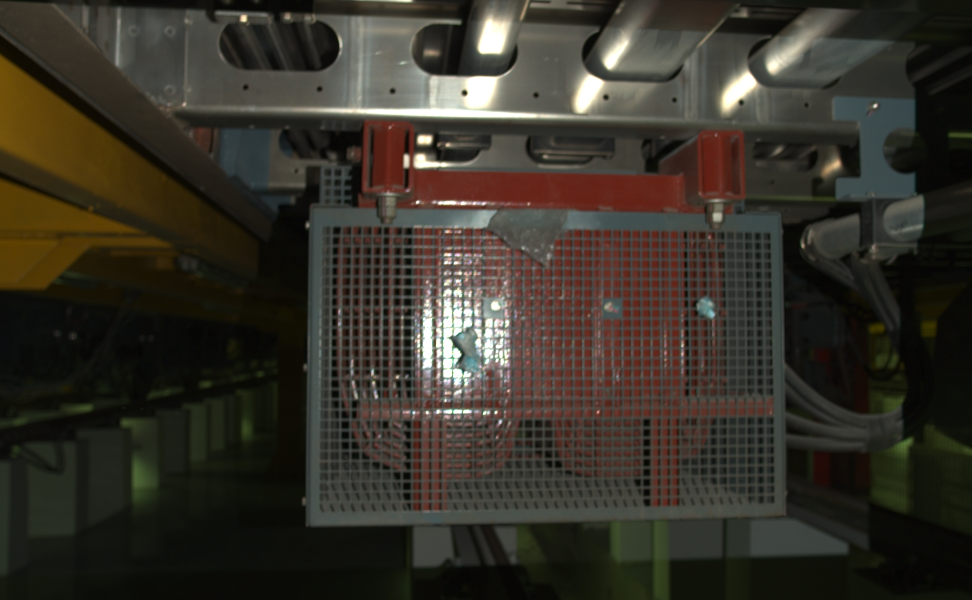
#> input picture lvwang4/test_images/5.jpg, 1944 x 1200 px (shown at 1/2 size)
$ python lw_detect.py   (older library calls are emulated)
#> lines starting #> are read from the running program, lines starting #| are printed output that depends on the picture; after the words box and inside, x2 and y2 are one past the last pixel; in counts of white or black regions, pixels touching at a corner belong together; long printed decimals are rounded
#> further down, img is the input picture: shape (1200, 1944, 3); mean B, G, R 40.9, 50.2, 54.5
import cv2
import numpy as np
import xml.etree.ElementTree as ET
from skimage.measure import compare_ssim
from numpy.linalg import inv
import time

def order_points(pts):
    rect = np.zeros((4, 2), dtype="float32")
    s = pts.sum(axis=1)
    rect[0] = pts[np.argmin(s)]
    rect[2] = pts[np.argmax(s)]
    diff = np.diff(pts, axis=1)
    rect[1] = pts[np.argmin(diff)]
    rect[3] = pts[np.argmax(diff)]
    return rect

def four_point_transform(image, pts):
    rect = order_points(pts)
    (tl, tr, br, bl) = rect
    widthA = np.sqrt(((br[0] - bl[0]) ** 2) + ((br[1] - bl[1]) ** 2))
    widthB = np.sqrt(((tr[0] - tl[0]) ** 2) + ((tr[1] - tl[1]) ** 2))
    maxWidth = max(int(widthA), int(widthB))

    heightA = np.sqrt(((tr[0] - br[0]) ** 2) + ((tr[1] - br[1]) ** 2))
    heightB = np.sqrt(((tl[0] - bl[0]) ** 2) + ((tl[1] - bl[1]) ** 2))
    maxHeight = max(int(heightA), int(heightB))
    dst = np.array([
        [0, 0],
        [maxWidth - 1, 0],
        [maxWidth - 1, maxHeight - 1],
        [0, maxHeight - 1]], dtype="float32")
    M = cv2.getPerspectiveTransform(rect, dst)
    warped = cv2.warpPerspective(image, M, (maxWidth, maxHeight))
    return warped, M


def detect(temp, test, num):
    temp = cv2.cvtColor(temp, cv2.COLOR_BGR2GRAY)
    test = cv2.cvtColor(test, cv2.COLOR_BGR2GRAY)
    w = temp.shape[1]
    h = temp.shape[0]
    res = []
    for i in range(num * num):
        x1 = int(i % num * w / num)
        x2 = int((i % num + 1) * w / num)
        y1 = int(i // num * h / num)
        y2 = int((i // num + 1) * h / num)
        # print(x1, x2, y1, y2)
        img2 = test[y1:y2, x1:x2]
        img1 = temp[y1:y2, x1:x2]
        ssim = compare_ssim(img1, img2, gaussian_weights=True)
        res.append(ssim)
    return res

def function_good_match(des1, des2, delta=0.75):
    bfm = cv2.BFMatcher()
    matches = bfm.knnMatch(des1, des2, k=2)
    good_match = []
    for m1, m2 in matches:
        if m1.distance < delta * m2.distance:
            good_match.append(m1)
    return good_match

def cal(img):
    tmp = cv2.imread('./tmp.jpg')
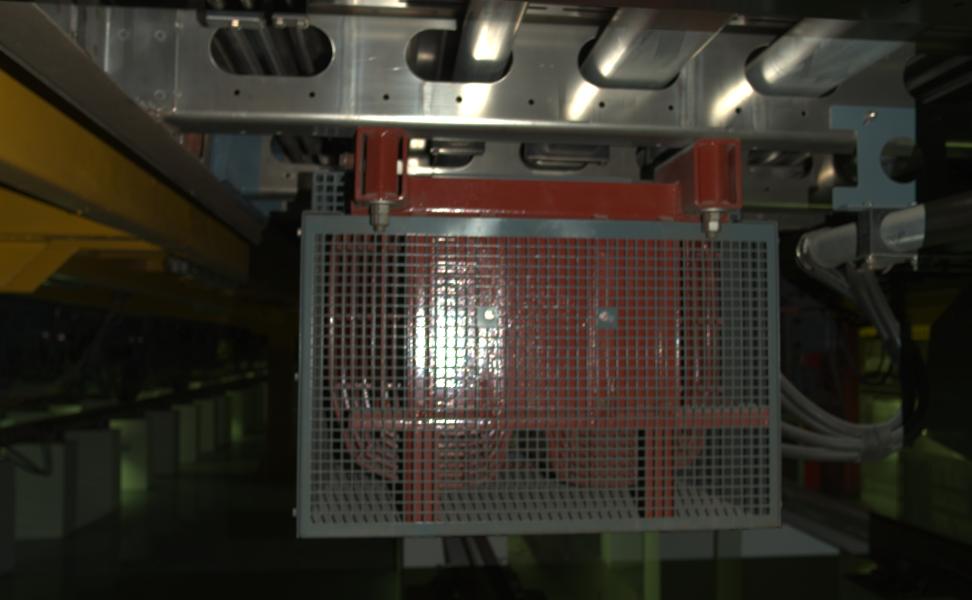
#> input picture lvwang4/tmp.jpg, 1944 x 1200 px (shown at 1/2 size)
#> tmp is the input picture: shape (1200, 1944, 3); mean B, G, R 39.1, 47.6, 51.8
    sift = cv2.SIFT_create()
    kp_tmp, des_tmp = sift.detectAndCompute(tmp, None)
#> kp_tmp = 2562 keypoints; strongest (x, y, size): (835, 287, 16.4), (975, 87, 45), (918, 199, 7.4), (829, 334, 22.5)
    tree = ET.parse('./tmp.xml')
#> (reads lvwang4/tmp.xml from the repository)
    root = tree.getroot()
    for object in root.findall('object'):
        bnd = object.find('bndbox')
        xmin = int(bnd.find('xmin').text)
        ymin = int(bnd.find('ymin').text)
        xmax = int(bnd.find('xmax').text)
        ymax = int(bnd.find('ymax').text)

    tmp2 = tmp[ymin:ymax, xmin:xmax]
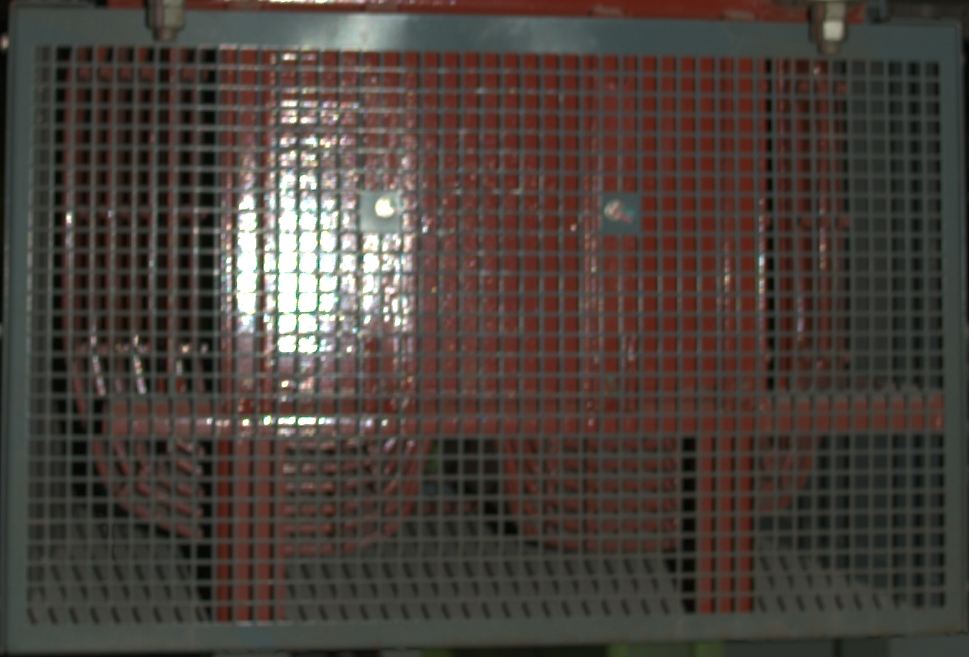
#> tmp2: shape (657, 969, 3); mean B, G, R 58.6, 64.6, 73.4
    print(ymin, ymax, xmin, xmax)
    pts = [[33, 43], [939, 60], [947, 607], [25, 626]]
    tmp2, M = four_point_transform(tmp2, np.array(pts))
#> in order_points, `s = pts.sum(axis=1)`: s = [76, 999, 1554, 651]
#> in order_points, `diff = np.diff(pts, axis=1)`: diff = [10, -879, -340, 601]
#> in four_point_transform, `rect = order_points(pts)`: rect = [[33, 43], [939, 60], [947, 607], [25, 626]]
#> in four_point_transform, `(tl, tr, br, bl) = rect`: tl = [33, 43]; tr = [939, 60]; br = [947, 607]; bl = [25, 626]
#> in four_point_transform, `widthA = np.sqrt(((br[0] - bl[0]) ** 2) + ((br[1] - bl[1]) ** 2))`: widthA = 922.2
#> in four_point_transform, `widthB = np.sqrt(((tr[0] - tl[0]) ** 2) + ((tr[1] - tl[1]) ** 2))`: widthB = 906.2
#> in four_point_transform, `maxWidth = max(int(widthA), int(widthB))`: maxWidth = 922
#> in four_point_transform, `heightA = np.sqrt(((tr[0] - br[0]) ** 2) + ((tr[1] - br[1]) ** 2))`: heightA = 547.1
#> in four_point_transform, `heightB = np.sqrt(((tl[0] - bl[0]) ** 2) + ((tl[1] - bl[1]) ** 2))`: heightB = 583.1
#> in four_point_transform, `maxHeight = max(int(heightA), int(heightB))`: maxHeight = 583
#> in four_point_transform, `dst = np.array([ [0, 0], [maxWidth - 1, 0], [maxWidth - 1, maxHeight -..`: dst = [[0, 0], [921, 0], [921, 582], [0, 582]]
#> in four_point_transform, `M = cv2.getPerspectiveTransform(rect, dst)`: M = [[0.953, 0.0131, -32.02], [-0.0191, 1.02, -43.03], [-6.81e-05, 3.03e-05, 1]]
#> in four_point_transform, `warped = cv2.warpPerspective(image, M, (maxWidth, maxHeight))`:
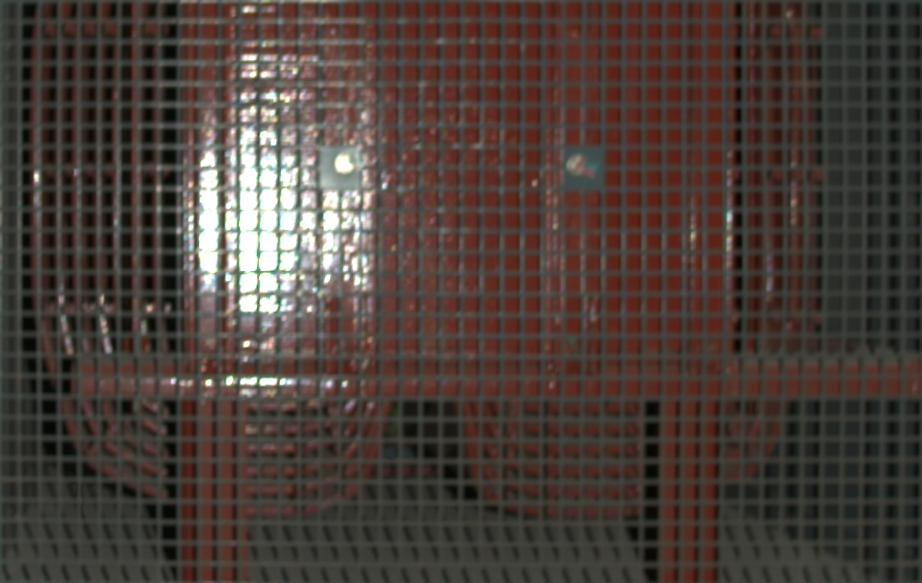
#> warped: shape (583, 922, 3); mean B, G, R 57.3, 63.4, 74.8

    dst = img
    dst_copy = dst.copy()
    kp_dst, des_dst = sift.detectAndCompute(dst, None)
#> kp_dst = 2787 keypoints; strongest (x, y, size): (849, 279, 16.2), (985, 72, 46.2), (843, 323, 20.5), (992, 825, 4.3)

    goodMatch = function_good_match(des_dst, des_tmp)
#> in function_good_match, `matches = bfm.knnMatch(des1, des2, k=2)`: matches = 2787 matches
#> after the loop in function_good_match, `for m1, m2 in matches:`: good_match = 992 matches
#> goodMatch = 992 matches
    if len(goodMatch) > 4:
        ptsA = np.float32([kp_dst[m.queryIdx].pt for m in goodMatch]).reshape(-1, 1, 2)
#> ptsA = 992 rows, first 8: [25.66, 83.92], [108.3, 11.41], [145.9, 672.3], [170.7, 22.65], [172.6, 815.9], [172.6, 815.9], [235.3, 124], [237.4, 43.4]
        ptsB = np.float32([kp_tmp[m.trainIdx].pt for m in goodMatch]).reshape(-1, 1, 2)
#> ptsB = 992 rows, first 8: [600, 696.6], [69.29, 9.87], [122.9, 674.5], [147.7, 20.95], [149.5, 818.2], [149.5, 818.2], [212.8, 135.6], [215.9, 50.27]
        ransacReprojThreshold = 4.5
        H, status = cv2.findHomography(ptsA, ptsB, cv2.RANSAC, ransacReprojThreshold)
#> H = [[1.02, 0.00105, -28.98], [0.00586, 1.02, 1.88], [4.51e-06, 5.3e-06, 1]]; status = 992 values, max 1 at index 7, min 0 at index 0, mean 0.832
        imgOut = cv2.warpPerspective(dst, H, (tmp.shape[1], tmp.shape[0]), flags=cv2.INTER_LINEAR)

    dst = imgOut[ymin:ymax, xmin:xmax]
    dst, M = four_point_transform(dst, np.array(pts))


    num = 20
    threshold = 0.7
    res = detect(tmp2, dst, num)
#> the loop in detect, `for i in range(num * num):` made 400 passes
#> ssim on passes 1 to 3: 0.986, 0.973, 0.975
#> after the loop in detect, `for i in range(num * num):`:
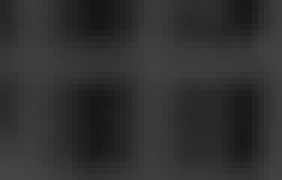
#> img1: shape (30, 47) (shown 6 times larger); min 21, max 69, mean 48.2
#> after the loop in detect, `for i in range(num * num):`: res = 400 values, max 0.99 at index 289, min 0.231 at index 186, mean 0.937
    print(res)
#| [0.986, 0.9733, 0.9749, 0.9658, 0.9603, 0.9027, 0.9626, 0.6989, 0.6678, 0.7398, 0.87, 0.9795, 0.9769, 0.9718, 0.9673, 0.9666, 0.919, 0.9069, 0.9396, 0.9361, 0.9798, 0.9782, 0.9795, 0.9746, 0.9717,
    idx = [[i, res[i]] for i in range(len(res)) if res[i] < threshold]
#> idx = [[7, 0.699], [8, 0.668], [28, 0.63], [29, 0.484], [49, 0.606], [116, 0.585], [117, 0.673], [146, 0.303], [165, 0.626], [166, 0.372], [184, 0.688], [186, 0.231]]

    if min(res) < threshold:
        flag = False
    else:
        flag = True

    w = dst.shape[1]
#> w = 922
    h = dst.shape[0]
#> h = 583
    for i in range(len(idx)):
        x1 = int(int(idx[i][0] % num) * w / num)
        x2 = int(int((idx[i][0] % num + 1)) * w / num)
        y1 = int(int(idx[i][0] / num) * h / num)
        y2 = int(int((idx[i][0] / num + 1)) * h / num)
        print(idx[i])
        cv2.rectangle(dst, (x1, y1), (x2, y2), thickness=3, color=(0, 0, 255))
#> this loop made 12 passes
#> (x1, x2, y1, y2) on passes 1 to 12: (322, 368, 0, 29), (368, 414, 0, 29), (368, 414, 29, 58), (414, 461, 29, 58), (414, 461, 58, 87), (737, 783, 145, 174), (783, 829, 145, 174), (276, 322, 204, 233), (230, 276, 233, 262), (276, 322, 233, 262), (184, 230, 262, 291), (276, 322, 262, 291)
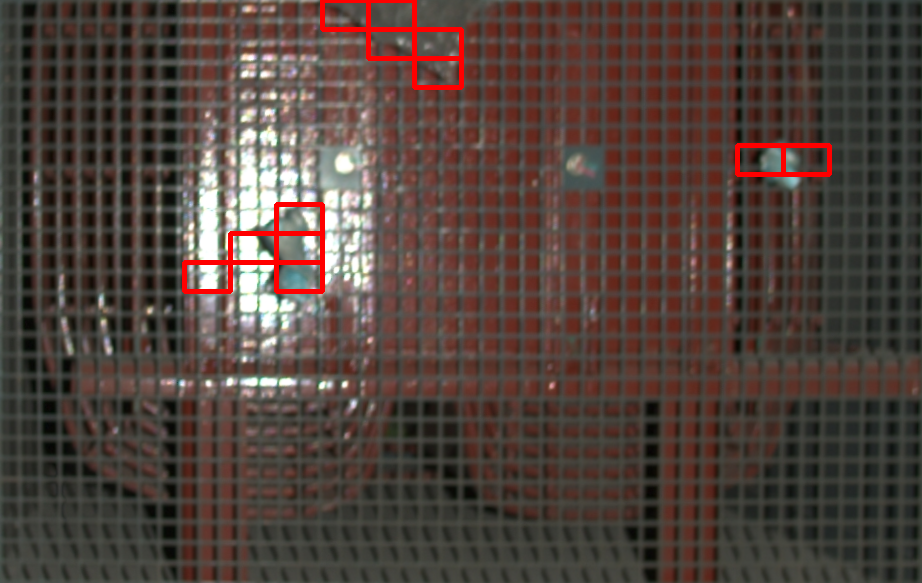
#> dst: shape (583, 922, 3); mean B, G, R 60.2, 66.6, 81.6

    image = cv2.warpPerspective(np.array(dst), inv(M), (xmax - xmin, ymax - ymin))
    image = np.pad(image, ((ymin, dst_copy.shape[0] - ymax), (xmin, dst_copy.shape[1] - xmax), (0, 0)))
#> image: shape (1200, 1944, 3)
    image = cv2.warpPerspective(np.array(image), inv(H), (dst_copy.shape[1], dst_copy.shape[0]))
    gray = cv2.cvtColor(image, cv2.COLOR_BGR2GRAY)
    _, mask = cv2.threshold(gray, 0, 255, cv2.THRESH_BINARY)
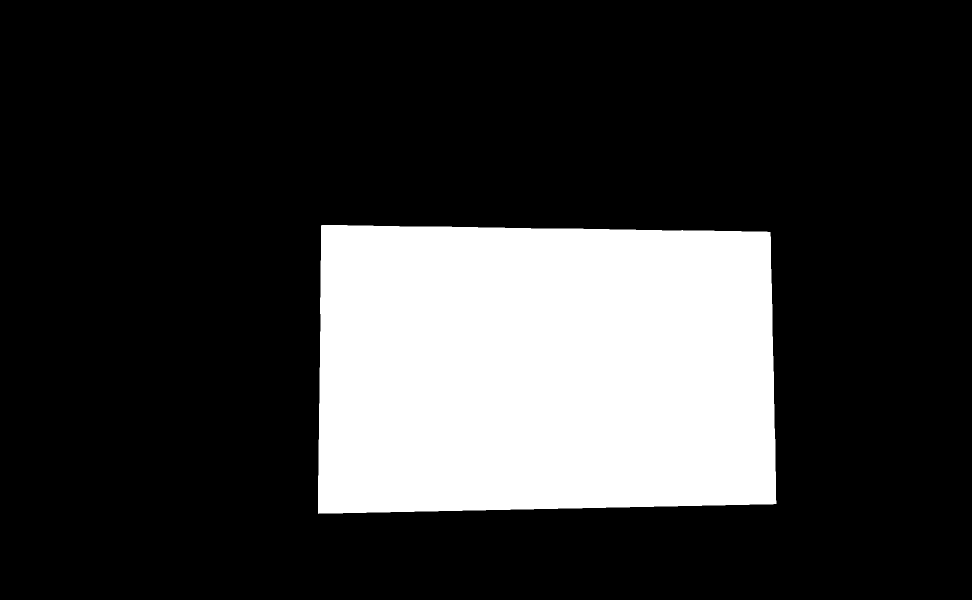
#> mask: shape (1200, 1944) (shown at 1/2 size); 21.8% white; 1 white region, box (x1, y1, x2, y2) and area: (636, 450, 1553, 1028) 509619
    mask = cv2.bitwise_not(mask)
    dst_copy = cv2.bitwise_and(dst_copy, dst_copy, mask=mask)
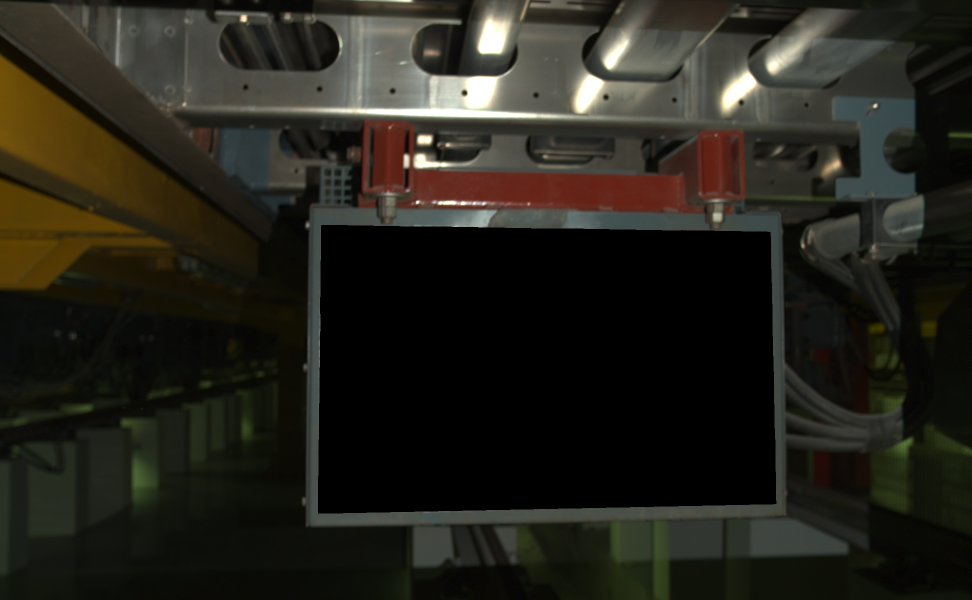
#> dst_copy: shape (1200, 1944, 3) (shown at 1/2 size); mean B, G, R 27.3, 35.2, 37
    # cv2.imwrite("mask.jpg", dst_copy)
    result = cv2.add(dst_copy, image)
    # cv2.imwrite('res.jpg', result)

    return flag


if __name__ == "__main__":
    start = time.time()
    img = cv2.imread("test_images/5.jpg")
    flag = cal(img)
#> flag = False
    end = time.time()
    print(end-start)
